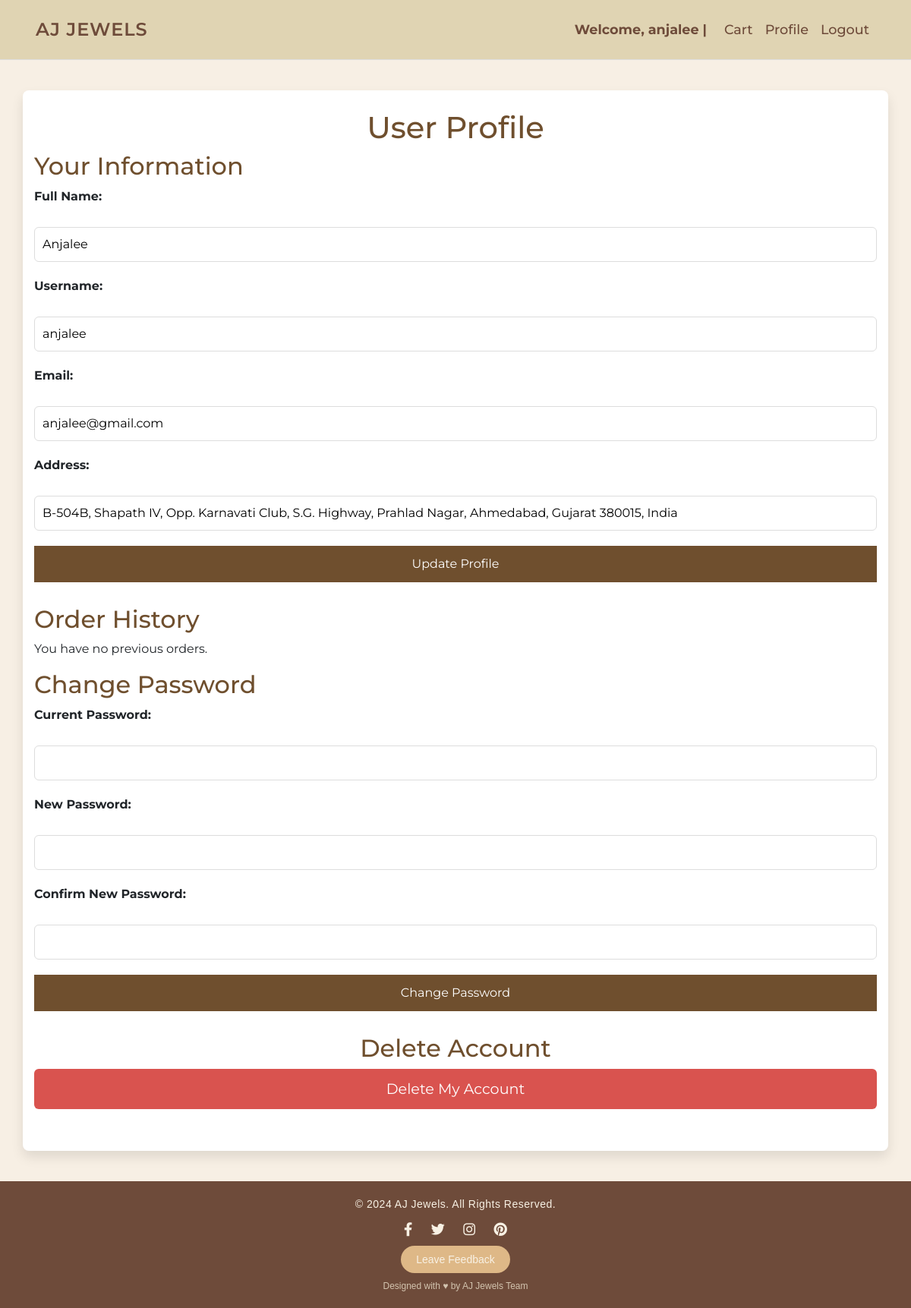
/user/profile.php (signed in), run on the app's committed database.
### tables this page shows
CREATE TABLE `users` (
  `id` int(11) NOT NULL,
  `username` varchar(255) NOT NULL,
  `full_name` varchar(255) NOT NULL,
  `email` varchar(255) NOT NULL,
  `address` text NOT NULL,
  `hobby` varchar(255) NOT NULL,
  `pet_name` varchar(255) NOT NULL,
  `password` varchar(40) NOT NULL,
  `is_blocked` tinyint(1) DEFAULT 0
);

### user/profile.php (the view, shortened to what this page needs)
<?php
include '../includes/db.php';
$user_id = $_SESSION['user_id'];
$query = "SELECT * FROM users WHERE id = ?";
$stmt = $conn->prepare($query);
$stmt->bind_param("i", $user_id);
$stmt->execute();
$result = $stmt->get_result();
if ($result->num_rows > 0) {
    $user = $result->fetch_assoc();
} else {
    $_SESSION['message'] = "User not found.";
    header('Location: logout.php');
    exit;
}
$order_query = "
    SELECT o.id AS order_id, o.created_at, o.status, o.grand_total, o.payment_method
    FROM orders o
    WHERE o.user_id = ?
    ORDER BY o.created_at DESC";
$order_stmt = $conn->prepare($order_query);
$order_stmt->bind_param("i", $user_id);
$order_stmt->execute();
$order_result = $order_stmt->get_result();
?>
<!DOCTYPE html>
<html lang="en">
<head>
    <link rel="stylesheet" href="https://stackpath.bootstrapcdn.com/bootstrap/4.5.2/css/bootstrap.min.css">
</head>
<body>
    <?php include 'header.php'; ?>
    <div class="container">
        <h1>User Profile</h1>
        <div class="user-info">
            <h2>Your Information</h2>
            <form action="" method="POST">
                <label for="full_name">Full Name:</label>
                <input type="text" id="full_name" name="full_name"
                    value="<?php echo htmlspecialchars($user['full_name']); ?>" required>
                <label for="username">Username:</label>
                <input type="text" id="username" name="username"
                    value="<?php echo htmlspecialchars($user['username']); ?>" required>
                <label for="email">Email:</label>
                <input type="email" id="email" name="email" value="<?php echo htmlspecialchars($user['email']); ?>"
                    required>
                <label for="address">Address:</label>
                <input type="text" id="address" name="address" value="<?php echo htmlspecialchars($user['address']); ?>"
                    required>
                <button type="submit" name="update_profile">Update Profile</button>
            </form>
        </div>
        <div class="order-history">
            <h2>Order History</h2>
            <?php if ($order_result->num_rows > 0): ?>
                <table class="table table-bordered">
                    <thead>
                        <tr>
                            <th>Order ID</th>
                            <th>Date</th>
                            <th>Status</th>
                            <th>Payment Method</th>
                            <th>Actions</th>
                        </tr>
                    </thead>
                    <tbody>
                        <?php while ($order = $order_result->fetch_assoc()): ?>
                            <tr>
                                <td>#<?php echo htmlspecialchars($order['order_id']); ?></td>
                                <td><?php echo date('d M Y', strtotime($order['created_at'])); ?></td>
                                <td><?php echo htmlspecialchars($order['status']); ?></td>
                                <td><?php echo htmlspecialchars($order['payment_method']); ?></td>
                                <td>
                                    <a href="order_details.php?order_id=<?php echo $order['order_id']; ?>"
                                        class="btn btn-info btn-sm">View Details</a>
                                </td>
                            </tr>
                        <?php endwhile; ?>
                    </tbody>
                </table>
            <?php else: ?>
                <p>You have no previous orders.</p>
            <?php endif; ?>
        </div>
        <div class="change-password">
            <h2>Change Password</h2>
            <form action="change_password.php" method="POST">
                <label for="current_password">Current Password:</label>
                <input type="password" id="current_password" name="current_password" required>
                <label for="new_password">New Password:</label>
                <input type="password" id="new_password" name="new_password" required>
                <label for="confirm_password">Confirm New Password:</label>
                <input type="password" id="confirm_password" name="confirm_password" required>
                <button type="submit">Change Password</button>
            </form>
        </div>
        <div class="delete-account">
            <h2>Delete Account</h2>
            <form action="delete_account.php" method="POST"
                onsubmit="return confirm('Are you sure you want to delete your account? This action cannot be undone.');">
                <button type="submit" name="delete_account">Delete My Account</button>
            </form>
        </div>
    </div>
    <?php include 'footer.php'; ?>
</body>
</html>

### user/profile.php (style rules this page uses)
body { background-color: #faf7f2; font-family: 'Georgia', serif; padding: 0; }
.container { max-width: 900px; margin: 40px auto; background: #fff; padding: 25px; border-radius: 8px; box-shadow: 0 8px 16px rgba(0, 0, 0, 0.1); }
h1 { color: #6f4f2e; text-align: center; margin-bottom: 30px; }
h2 { color: #6f4f2e; margin-bottom: 15px; }
.user-info, .change-password, .delete-account { margin-bottom: 30px; }
form { display: flex; flex-direction: column; gap: 20px; }
label { font-weight: bold; }
input { padding: 10px; margin-top: 5px; border: 1px solid #ddd; border-radius: 6px; font-size: 1rem; }
button { padding: 12px; background-color: #6f4f2e; color: white; border: none; border-radius: 6px; cursor: pointer; font-size: 1.1rem; transition: background-color 0.3s ease, transform 0.2s; }
.delete-account { text-align: center; }
.delete-account button { padding: 12px 24px; font-size: 1.2rem; background-color: #d9534f; border-radius: 6px; color: white; }

### user/header.php (style rules this page uses)
body { font-family: 'Montserrat', sans-serif; background-color: #f7efe4; }

### data on the page
users: full_name "Anjalee", username "anjalee", email "anjalee@gmail.com", address "B-504B, Shapath IV, Opp. Karnavati Club, S.G. Highway, Prahlad Nagar, Ahmedabad, Gujarat 380015, India"

### other printed values
$_SESSION['username'] "anjalee"
